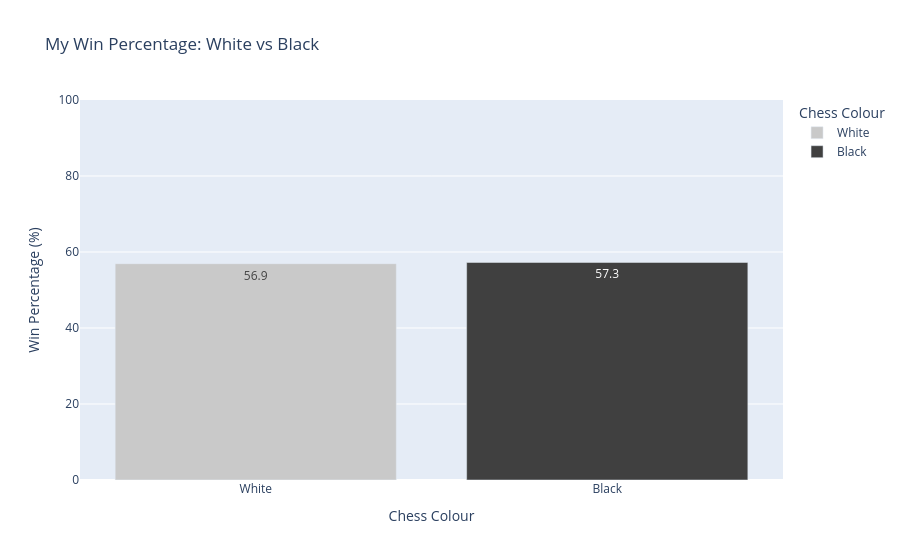

Source (notebook cell):
### Code cell
# calculate win percentage for each colour
win_percentage = (
    games_df.groupby("my_colour")["my_result"]
    .apply(lambda x: (x == "Win").mean() * 100)
    .reset_index(name="win_percentage")
)

# plot win percentage by colour
fig = px.bar(
    win_percentage,
    x="my_colour",
    y="win_percentage",
    color="my_colour",
    color_discrete_map={
        "White": "#C9C9C9",
        "Black": "#404040"
    },
        category_orders={
        "my_colour": ["White", "Black"]
    },
    title="My Win Percentage: White vs Black",
    labels={
        "my_colour": "Chess Colour",
        "win_percentage": "Win Percentage (%)"
    },
    text_auto=".1f"
)

fig.update_yaxes(range=[0, 100])
fig.show()

### Figure 1 — Plotly figure (JSON) as saved in the notebook; plotly's stock layout.template omitted (floating-point values rounded to 4 significant figures)
{"data": [{"hovertemplate": "Chess Colour=%{x}<br>Win Percentage (%)=%{y}<extra></extra>", "legendgroup": "White", "marker": {"color": "#C9C9C9", "pattern": {"shape": ""}}, "name": "White", "orientation": "v", "showlegend": true, "textposition": "auto", "texttemplate": "%{y:.1f}", "type": "bar", "x": ["White"], "xaxis": "x", "y": [56.92], "yaxis": "y"}, {"hovertemplate": "Chess Colour=%{x}<br>Win Percentage (%)=%{y}<extra></extra>", "legendgroup": "Black", "marker": {"color": "#404040", "pattern": {"shape": ""}}, "name": "Black", "orientation": "v", "showlegend": true, "textposition": "auto", "texttemplate": "%{y:.1f}", "type": "bar", "x": ["Black"], "xaxis": "x", "y": [57.25], "yaxis": "y"}], "layout": {"barmode": "relative", "legend": {"title": {"text": "Chess Colour"}, "tracegroupgap": 0}, "title": {"text": "My Win Percentage: White vs Black"}, "xaxis": {"anchor": "y", "categoryarray": ["White", "Black"], "categoryorder": "array", "domain": [0, 1], "title": {"text": "Chess Colour"}}, "yaxis": {"anchor": "x", "domain": [0, 1], "range": [0, 100], "title": {"text": "Win Percentage (%)"}}}}
